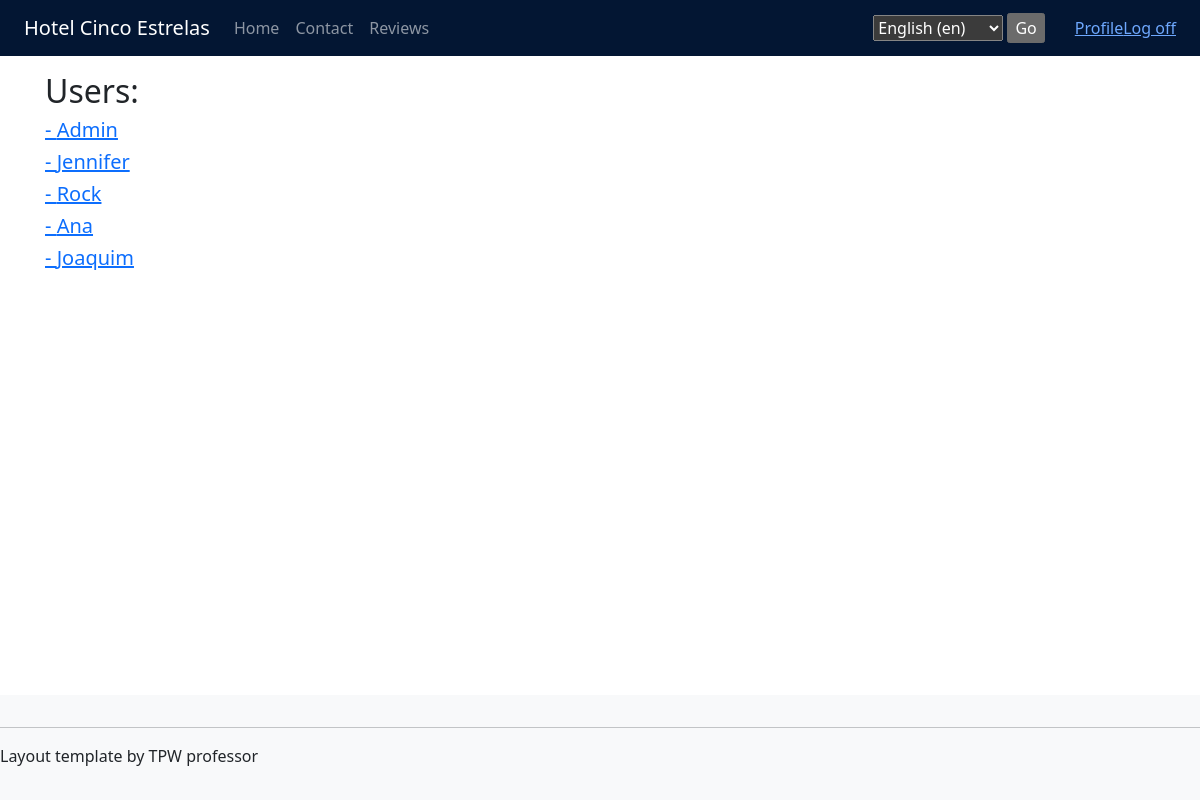
The app's page /functionalities/admin/users (signed in) with its own data.
### app/models.py (models this page shows, shortened)
class User(models.Model):
    name = models.CharField(max_length=100)
    email = models.EmailField(max_length=100, unique=True)
    password = models.CharField(max_length=20)
    phone = models.CharField(max_length=9)
    address = models.CharField(max_length=100)
    birthdate = models.DateField()
    rooms = models.ManyToManyField('Room', through='Booking')
    image = models.ImageField(upload_to='images/', null=True, blank=True, default=None)
    objects = UserManager()
    def __str__(self):
        return self.name

### app/views.py (the view)
# urls.py: path('functionalities/admin/users', views.view_users, name='view_users'),
@login_required()
@user_passes_test(superuser_check)
def view_users(request):
    params = {
        'title': 'Users',
        'users': User.objects.all(),
    }
    return render(request, 'view_users.html', params)

### app/views.py (called while the page is built)
def superuser_check(user):
    return user.is_superuser

### app/templates/view_users.html
{% extends "layout.html" %}
{% block content %}
<h2>{{ title }}:</h2>
{% for user in users %}
<h5><a href="users/{{user.id}}">- {{ user }}</a></h5>
{% endfor %}
{% endblock %}

### records on screen
User: name "Admin"
User: name "Jennifer"
User: name "Rock"
User: name "Ana"
User: name "Joaquim"

### other values on screen
{{ title }} "Users"
form field language "English (en)"
